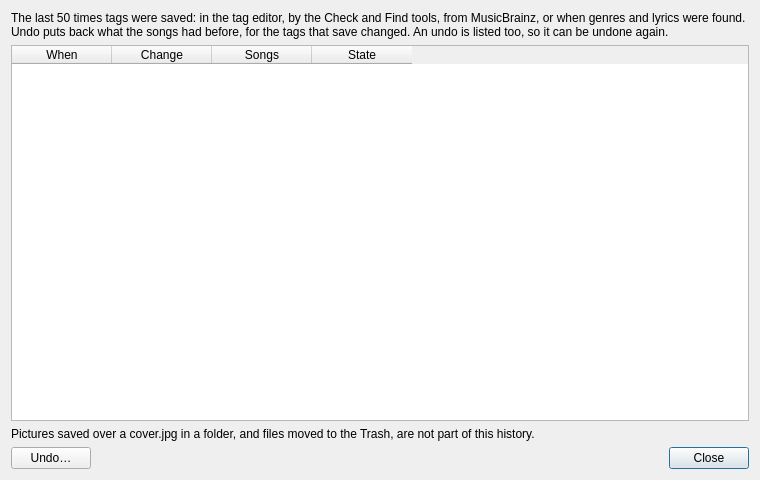
<?xml version="1.0" encoding="UTF-8"?>
<ui version="4.0">
 <class>tagHistoryDialog</class>
 <widget class="QDialog" name="tagHistoryDialog">
  <property name="geometry">
   <rect>
    <x>0</x>
    <y>0</y>
    <width>760</width>
    <height>480</height>
   </rect>
  </property>
  <property name="windowTitle">
   <string>Tag Change History</string>
  </property>
  <layout class="QVBoxLayout" name="tagHistoryLayout">
   <item>
    <widget class="QLabel" name="tagHistoryIntro">
     <property name="text">
      <string>The last 50 times tags were saved: in the tag editor, by the Check and Find tools, from MusicBrainz, or when genres and lyrics were found. Undo puts back what the songs had before, for the tags that save changed. An undo is listed too, so it can be undone again.</string>
     </property>
     <property name="wordWrap">
      <bool>true</bool>
     </property>
    </widget>
   </item>
   <item>
    <widget class="QTableWidget" name="tagHistoryList">
     <property name="editTriggers">
      <set>QAbstractItemView::EditTrigger::NoEditTriggers</set>
     </property>
     <property name="alternatingRowColors">
      <bool>true</bool>
     </property>
     <property name="selectionMode">
      <enum>QAbstractItemView::SelectionMode::SingleSelection</enum>
     </property>
     <property name="selectionBehavior">
      <enum>QAbstractItemView::SelectionBehavior::SelectRows</enum>
     </property>
     <property name="textElideMode">
      <enum>Qt::TextElideMode::ElideRight</enum>
     </property>
     <property name="showGrid">
      <bool>false</bool>
     </property>
     <property name="wordWrap">
      <bool>false</bool>
     </property>
     <attribute name="verticalHeaderVisible">
      <bool>false</bool>
     </attribute>
     <column>
      <property name="text">
       <string>When</string>
      </property>
     </column>
     <column>
      <property name="text">
       <string>Change</string>
      </property>
     </column>
     <column>
      <property name="text">
       <string>Songs</string>
      </property>
     </column>
     <column>
      <property name="text">
       <string>State</string>
      </property>
     </column>
    </widget>
   </item>
   <item>
    <widget class="QLabel" name="tagHistoryNote">
     <property name="text">
      <string>Pictures saved over a cover.jpg in a folder, and files moved to the Trash, are not part of this history.</string>
     </property>
     <property name="wordWrap">
      <bool>true</bool>
     </property>
    </widget>
   </item>
   <item>
    <layout class="QHBoxLayout" name="tagHistoryButtonRow">
     <item>
      <widget class="QPushButton" name="tagHistoryUndoButton">
       <property name="text">
        <string>Undo…</string>
       </property>
       <property name="toolTip">
        <string>Put back what the songs had before this change</string>
       </property>
       <property name="autoDefault">
        <bool>false</bool>
       </property>
      </widget>
     </item>
     <item>
      <spacer name="tagHistoryButtonSpacer">
       <property name="orientation">
        <enum>Qt::Orientation::Horizontal</enum>
       </property>
       <property name="sizeHint" stdset="0">
        <size>
         <width>20</width>
         <height>10</height>
        </size>
       </property>
      </spacer>
     </item>
     <item>
      <widget class="QDialogButtonBox" name="tagHistoryButtonBox">
       <property name="standardButtons">
        <set>QDialogButtonBox::StandardButton::Close</set>
       </property>
      </widget>
     </item>
    </layout>
   </item>
  </layout>
 </widget>
 <resources/>
 <connections/>
</ui>
